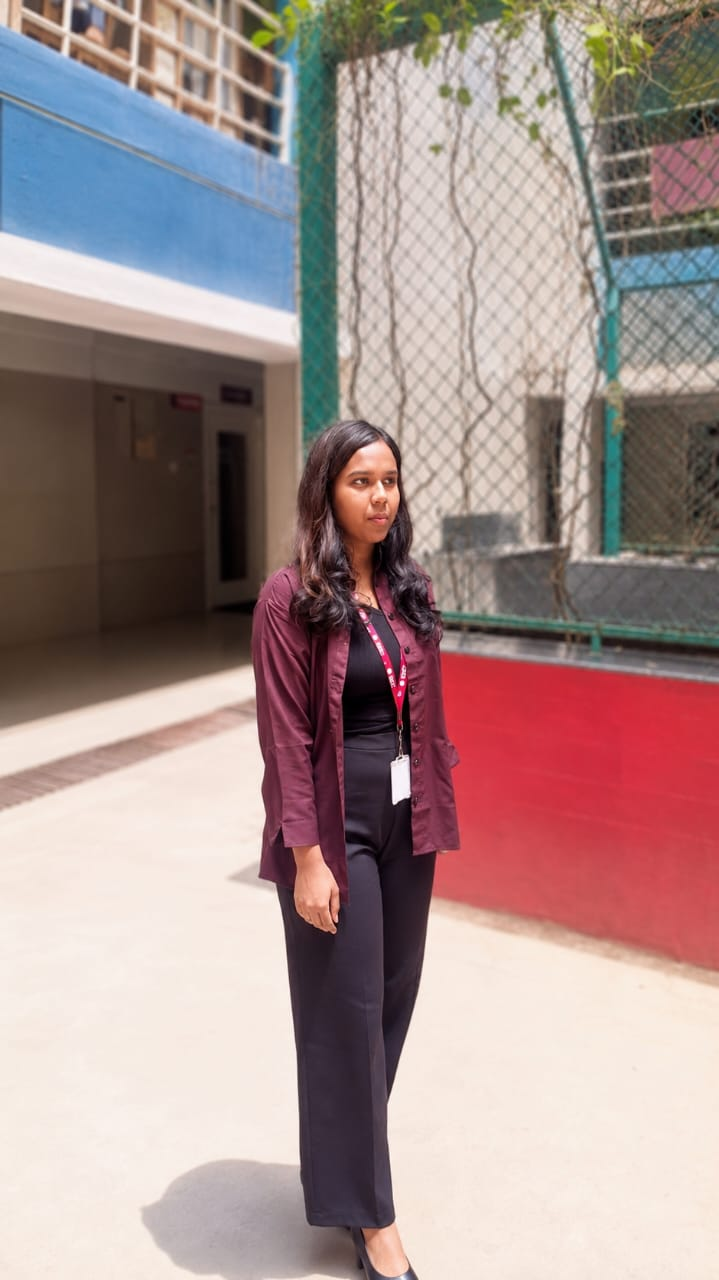
#> input picture me.jpeg, 719 x 1280 px
$ jupyter execute 'EXPERIMENT 7.ipynb'
#> lines starting #> are read from the running program, lines starting #| are printed output that depends on the picture; after the words box and inside, x2 and y2 are one past the last pixel; in counts of white or black regions, pixels touching at a corner belong together
### Exp-7-Record-HOUGH TRANSFORM
### NAME: DHIVYASHREE R
### REGNO: 212225040077

[cell 1]
import cv2
import numpy as np
import matplotlib.pyplot as plt

[cell 2]
# Step 2: Load the image using imread() from cv2 module
image = cv2.imread('me.jpeg')  # Replace 'image.jpg' with your image path
#> image is the input picture: shape (1280, 719, 3); mean B, G, R 141.3, 143.5, 164.8

[cell 3]
# Step 3: Convert the image to grayscale
gray_image = cv2.cvtColor(image, cv2.COLOR_BGR2GRAY)
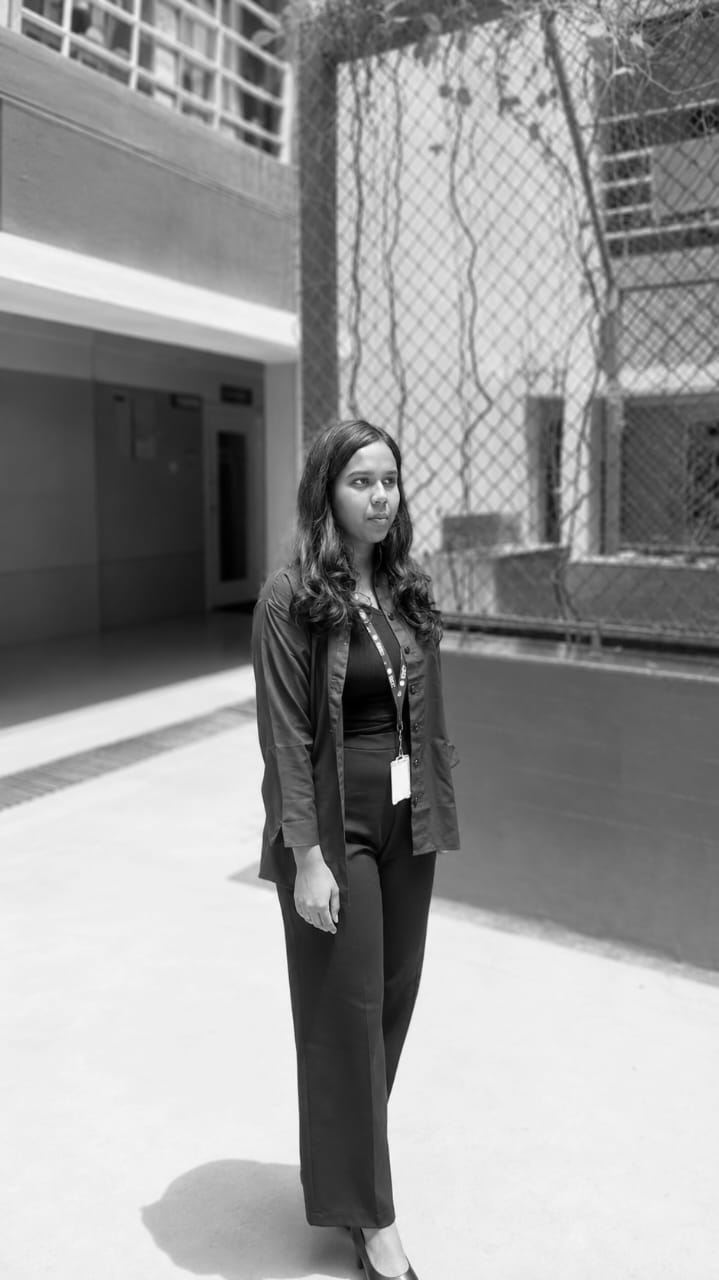
#> gray_image: shape (1280, 719); min 0, max 253, mean 149.7

[cell 4]
# Input image and grayscale image
plt.imshow(cv2.cvtColor(image, cv2.COLOR_BGR2RGB))  # Convert image to RGB for displaying
plt.title("Input Image")
plt.axis('off')

[cell 5]
plt.imshow(gray_image, cmap='gray')
plt.title("Grayscale Image")
plt.axis('off')

[cell 6]
# Step 4: Using Canny operator from cv2, detect the edges of the image
edges = cv2.Canny(gray_image, 50, 150)  # Canny edge detection with threshold values 50 and 150
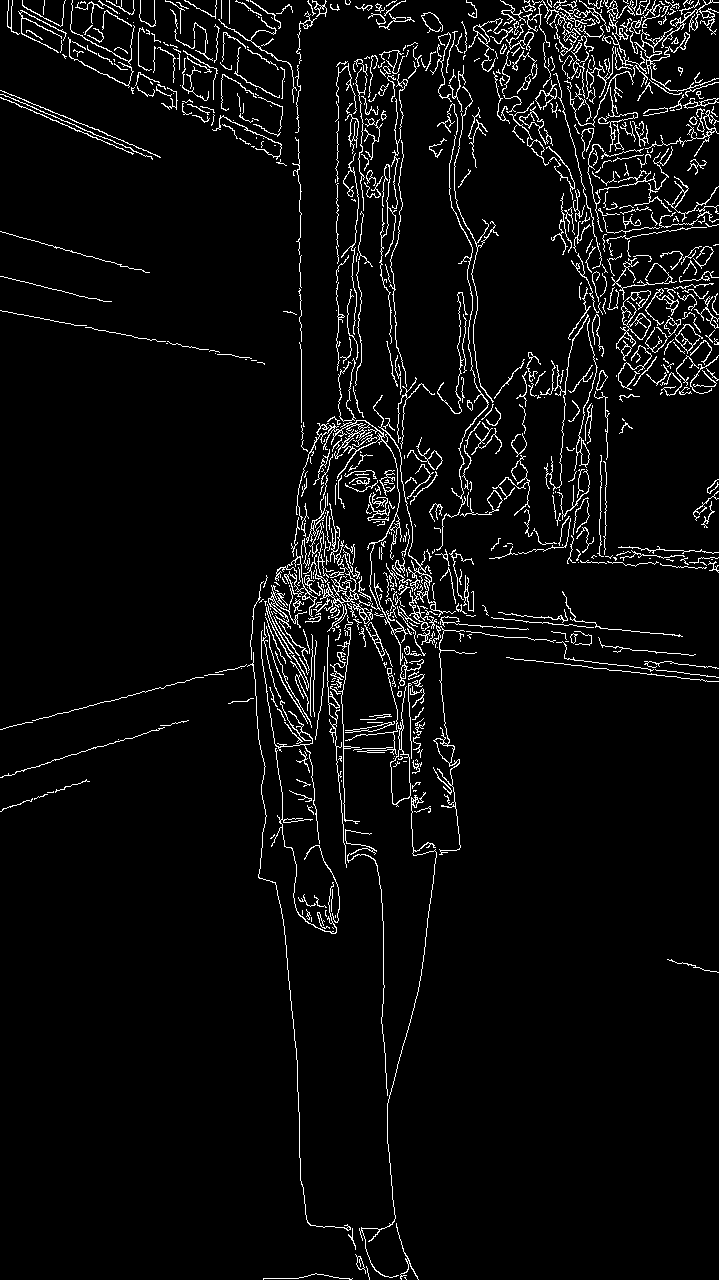
#> edges: shape (1280, 719); 4.8% white in thin lines or dots

[cell 7]
# Canny Edge Detector output
plt.imshow(edges, cmap='gray')
plt.title("Canny Edge Detector")
plt.axis('off')

[cell 8]
# Step 5: Using the HoughLinesP(), detect line coordinates for every point in the image
# The parameters of HoughLinesP are: image, resolution, threshold, minLineLength, maxLineGap
lines = cv2.HoughLinesP(edges, 1, np.pi / 180, 100, minLineLength=50, maxLineGap=10)
#> lines = 210 rows, first 6: [338, 130, 338, 63], [299, 238, 301, 359], [337, 627, 337, 549], [344, 665, 347, 547], [314, 563, 321, 510], [299, 613, 299, 556]

[cell 9]
# Step 6: Draw detected lines on the original image
if lines is not None:
    for line in lines:
        x1, y1, x2, y2 = line.ravel()[:4]
        cv2.line(image, (int(x1), int(y1)),
                 (int(x2), int(y2)), (0, 255, 0), 2)
#> this loop made 210 passes
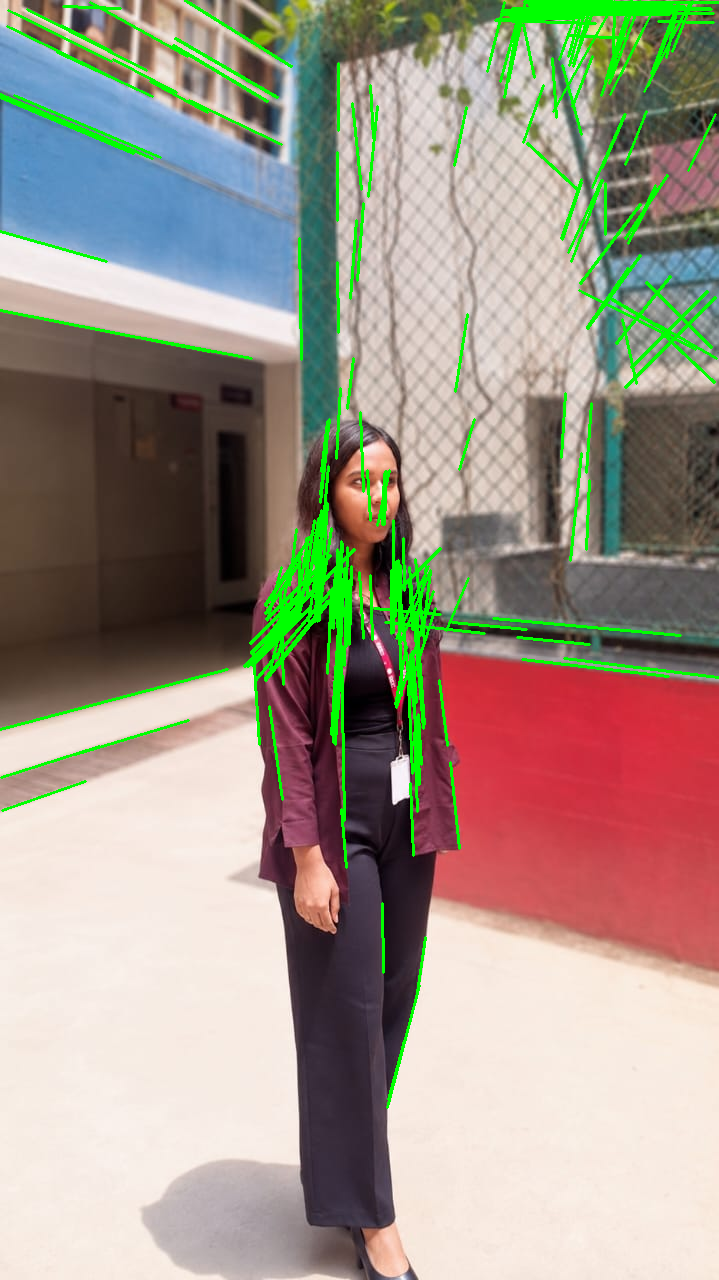
#> image: shape (1280, 719, 3); 4.79% of pixels changed, all inside (x1, y1, x2, y2) = (0, 0, 719, 1109)
else:
    print("No lines detected")

[cell 10]
# Display the result of Hough Transform (Image with lines)
plt.imshow(cv2.cvtColor(image, cv2.COLOR_BGR2RGB))  # Image with lines drawn
plt.title("Result of Hough Transform")
plt.axis('off')
